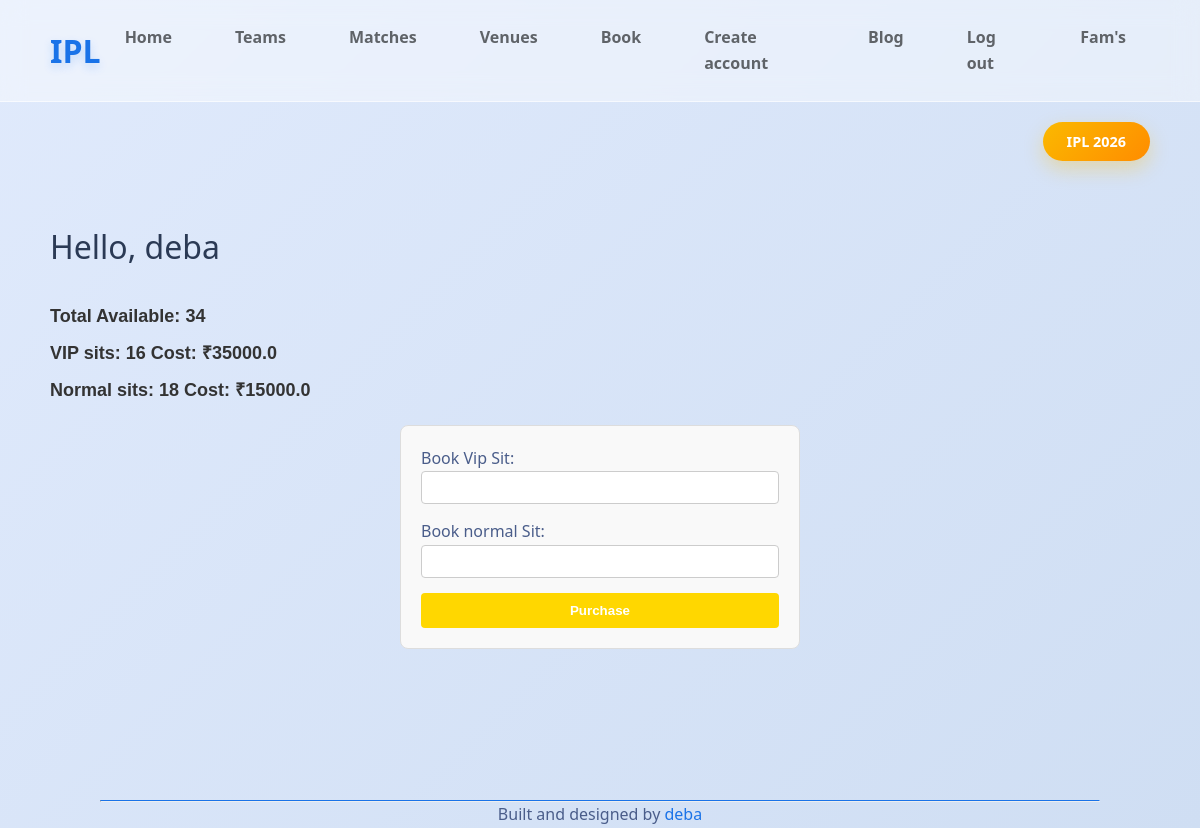
Page /book/ (signed in) on the earlier database version.
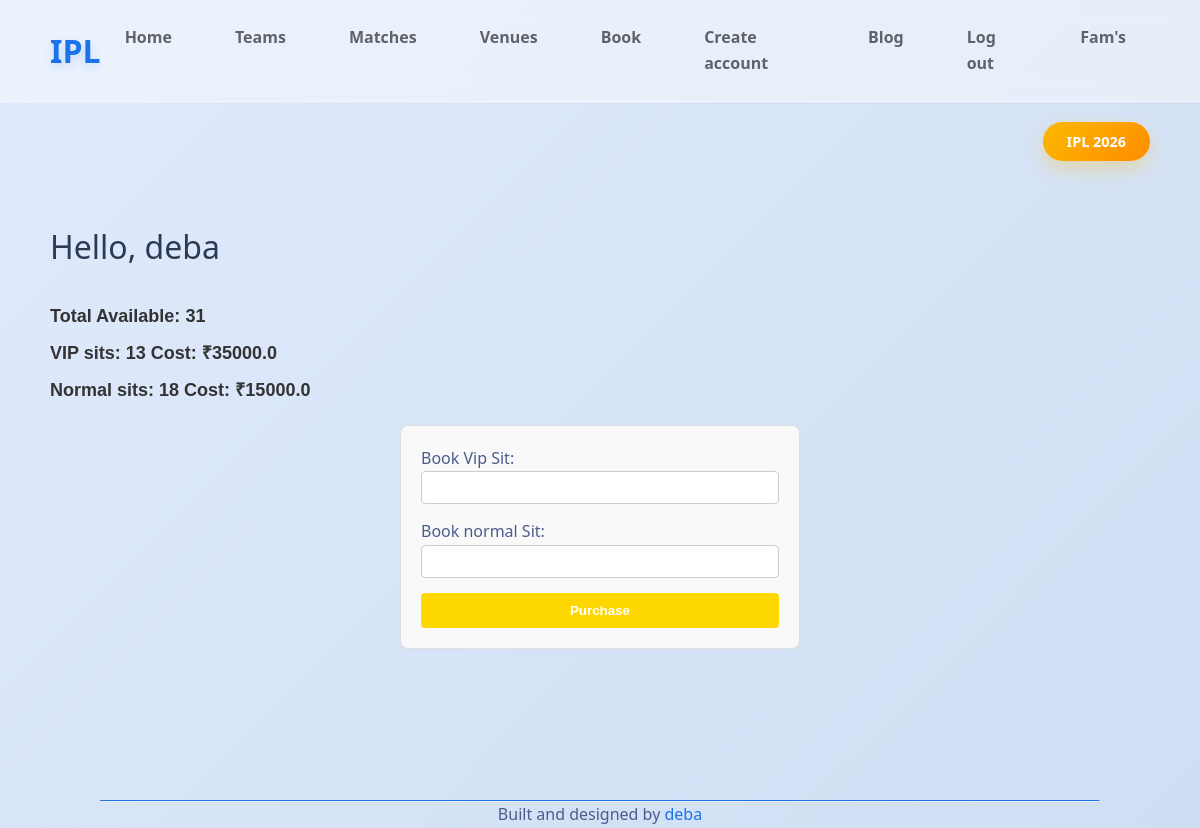
Same page on the later database version.
### bigCameL/models.py (models this page shows, shortened)
class TotalSit(models.Model):
    sit_available = models.IntegerField()
    vip = models.IntegerField()
    normal = models.IntegerField()

### bigCameL/views.py (the view)
# urls.py: path("book/", views.booking, name="book"),
def booking(request):
    if request.user.is_authenticated:
        c_username = request.user.username
        email = request.user.email
        user_data = {
            "username":c_username,
            "email":email
        }
        greetMsg = [
            "welcome ",
            "Have a Good day ",
            "Hello, ",
            "nice coffe, "
        ]
        sit_left = TotalSit.objects.first().sit_available
        vip_sit_price = SitPrice.objects.all()[0].price
        normal_sit_price = SitPrice.objects.all()[1].price
        nothing_left = 0
        if sit_left == nothing_left:
            info_msg = messages.info(request, message="No sit available")
            return render(request, "pl/book.html" , {"info_msg":info_msg})
        sit_available = TotalSit.objects.all()
        if sit_left != nothing_left:
            if request.method == "POST":
                form = BookingForm(request.POST)
                if form.is_valid():
                    book = form.save(commit=False)
                    book.user_data = user_data
                    book.save()
                    messages.success(request, message="Thank's For Booking")
                    form = BookingForm()
                else:
                    form = BookingForm()
        return render(request, "pl/book.html" , {
            "form":BookingForm(request.POST),
            "total_available":sit_available,
            "vip_price":vip_sit_price,
            "normal_price":normal_sit_price,
            "greet":random.choice(greetMsg),
            "user_data":request.user.username
        })
    else:
        return redirect("login")

### bigCameL/forms.py
class BookingForm(forms.ModelForm):
    class Meta:
        vip_sit = int(TotalSit.objects.first().vip)
        normal_sit = int(TotalSit.objects.first().normal)
        if vip_sit > 0 and normal_sit > 0:
            model = TotalBooked
            fields = ['vip','normal']
            labels = {
                'vip': 'Book Vip Sit: ',
                'normal': 'Book normal Sit: ',
            }
            widgets = {
                "vip":forms.NumberInput(attrs={'min':0}),
                "normal":forms.NumberInput(attrs={'min':0})
            }
        elif vip_sit > 0 and normal_sit == 0:
            model = TotalBooked
            fields = ['vip']
            widgets = {
                "vip":forms.NumberInput(attrs={'min':0})
            }
        elif vip_sit == 0 and normal_sit > 0:
            model = TotalBooked
            fields = ['normal']
            widgets = {
                "normal":forms.NumberInput(attrs={'min':0})
            }

### bigCameL/templates/pl/book.html (shortened to what this page needs)
{% extends 'pl/layout.html' %}
{% block body %}
    <h1> {{ greet }} {{ request.user.username }}</h1>
    {% for available in total_available %}
        <h2>Total Available: {{ available.sit_available }} </h2>
        <div class="hardcore" id="vip">
        <h2>VIP sits: {{ available.vip }} Cost: ₹{{ vip_price }}</h2></div>
        <div class="hardcore" id="normal">
        <h2>Normal sits: {{ available.normal }} Cost: ₹{{ normal_price }}</h2></div>
    {% endfor %}
    {% if form %}
    <form method="POST">
        <div class="hardcore" id="vip">
        <lable>{{ form.vip.label }}</lable>
        {{ form.vip }}</div>
        <div class="hardcore" id="normal">
        <lable>{{ form.normal.label }}</lable>
        {{ form.normal }}</div>
        <input type="submit" value="Purchase">
    </form>
    {% endif %}
{% endblock %}

Differences in the rows shown:
changed TotalSit: sit_available "34" → "31"; vip "16" → "13"
